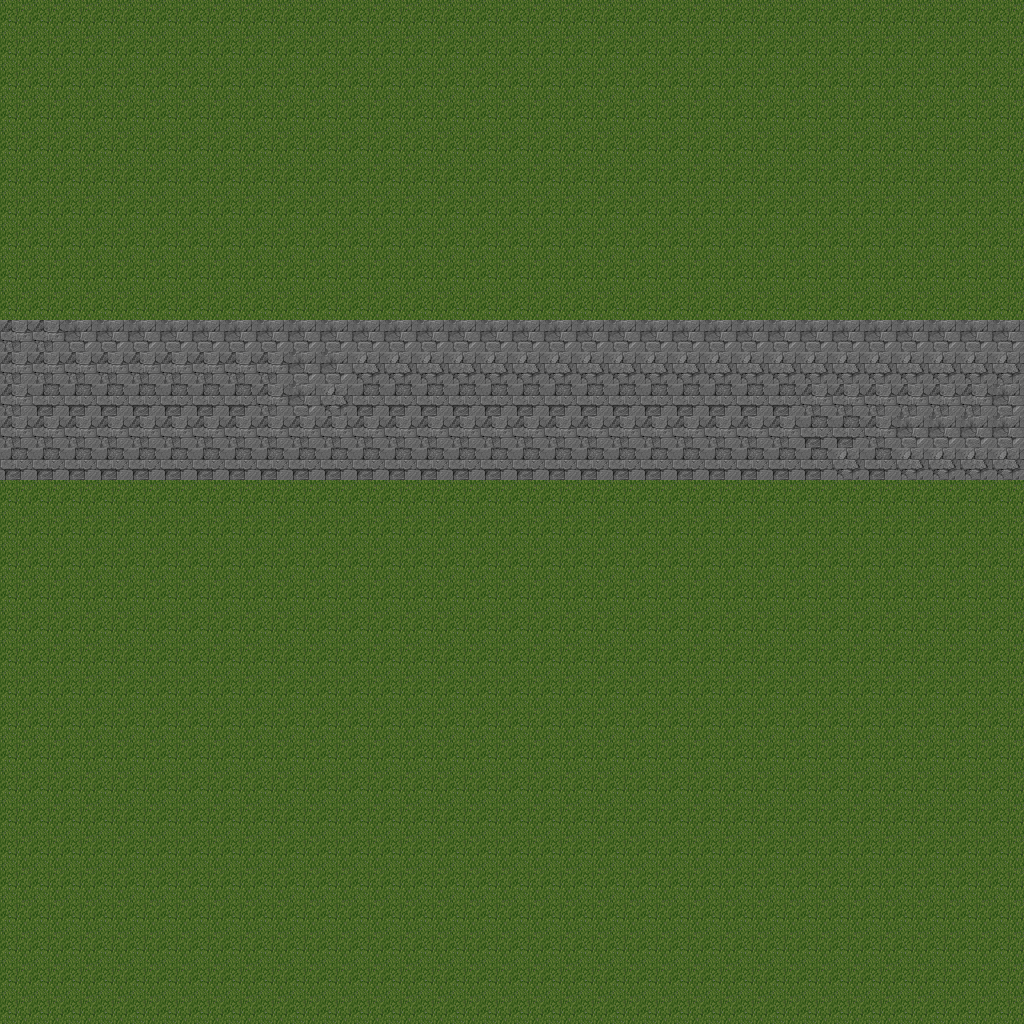

This game map was drawn from its Tiled (.tmx) file and the tilesets committed beside it. A one-line description and the trimmed map source follow:
An orthogonal 32x32 tile map with 32x32 px tiles, 2 tile layers (Tile Layer 1, Tile Layer 2).

<map version="1.0" orientation="orthogonal" renderorder="right-down" width="32" height="32" tilewidth="32" tileheight="32" nextobjectid="1">
 <tileset firstgid="1" name="image" tilewidth="32" tileheight="32" tilecount="256" columns="16">
  <image source="image.png" trans="000000" width="512" height="512" />
 </tileset>
 <layer name="Tile Layer 1" width="32" height="32">
  <data>[1024 cells, 1024 non-empty, 5 distinct tile ids]</data>
 </layer>
 <layer name="Tile Layer 2" width="32" height="32">
  <data>[1024 cells, 0 non-empty, 0 distinct tile ids]</data>
 </layer>
</map>
